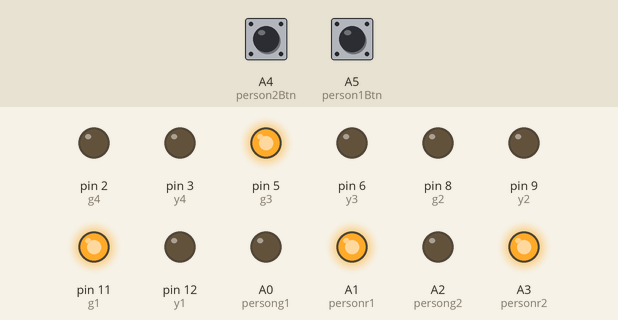
Simulated run of this sketch. Board: Arduino Uno, built with avr-gcc and run on an emulated ATmega328P. On the bench: output pins drawn as LEDs (lit = HIGH). Inputs (shaded band) come from the test bench; at power-on: A5 (person1Btn) LOW, A4 (person2Btn) LOW. Pins used as bus, display or sensor lines are not drawn.

Above: at 1.2 s.
1.3 s: A5 (person1Btn) pulled HIGH for 0.15 s
At 9.5 s:
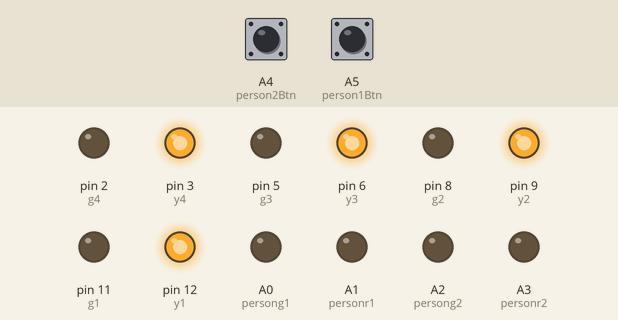
23.4 s: A4 (person2Btn) pulled HIGH for 0.15 s
At 24.6 s:
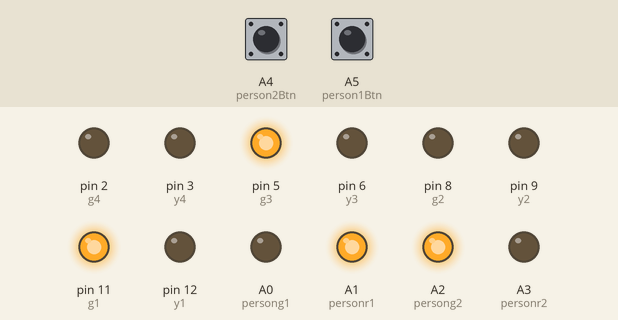
45.5 s: A5 (person1Btn) pulled HIGH for 1 s
At 60.5 s:
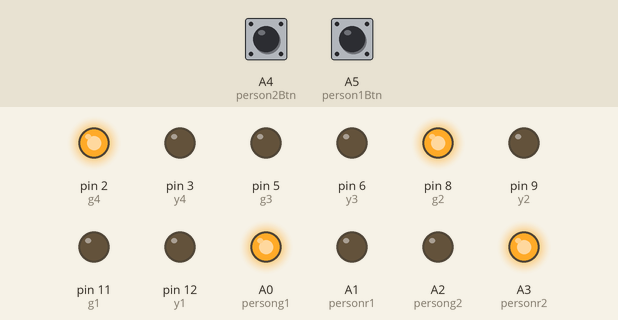
68.5 s: A5 (person1Btn) pulled HIGH for 3.2 s
At 73.3 s:
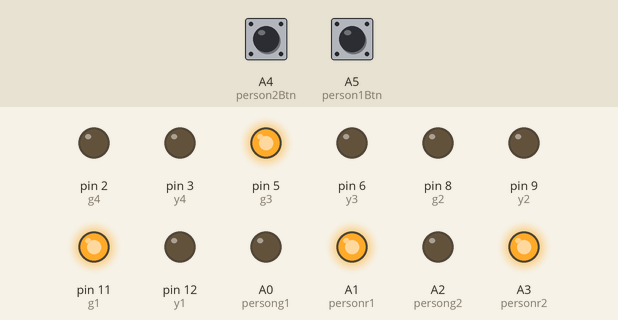
Timing chart, 0 to 94.5 s (numbered marks = the images above; inputs shaded):
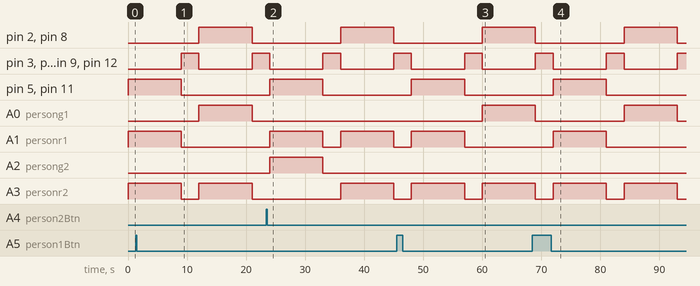

The sketch:

main.ino
```cpp
int r1 = 13;
int y1 = 12;
int g1 = 11;
int r2 = 10;
int y2 = 9;
int g2 = 8;
int r3 = 7;
int y3 = 6;
int g3 = 5;
int r4 = 4;
int y4 = 3;
int g4 = 2;

int persong1 = A0;
int personr1 = A1;
int persong2 = A2;
int personr2 = A3;

int person1Btn = A5;
int person2Btn = A4;

bool btn1Requested = false;
bool btn2Requested = false;

void setup() {
  pinMode(r1, OUTPUT);
  pinMode(y1, OUTPUT);
  pinMode(g1, OUTPUT);
  pinMode(r2, OUTPUT);
  pinMode(y2, OUTPUT);
  pinMode(g2, OUTPUT);
  pinMode(r3, OUTPUT);
  pinMode(y3, OUTPUT);
  pinMode(g3, OUTPUT);
  pinMode(r4, OUTPUT);
  pinMode(y4, OUTPUT);
  pinMode(g4, OUTPUT);

  pinMode(persong1, OUTPUT);
  pinMode(personr1, OUTPUT);
  pinMode(persong2, OUTPUT);
  pinMode(personr2, OUTPUT);

  pinMode(person1Btn, INPUT);
  pinMode(person2Btn, INPUT);
}

void waitAndCheckButtons(int durationMs) {
  int elapsed = 0;
  while (elapsed < durationMs) {
    if (digitalRead(person1Btn) == HIGH) {
      btn1Requested = true;
    }

    if (digitalRead(person2Btn) == HIGH) {
      btn2Requested = true;
    }

    delay(100);
    elapsed += 100;
  }
}

void loop() {
  digitalWrite(g1, HIGH);
  digitalWrite(r2, HIGH);
  digitalWrite(g3, HIGH);
  digitalWrite(r4, HIGH);

  digitalWrite(personr1, HIGH);
  digitalWrite(persong1, LOW);

  if (btn2Requested) {
    digitalWrite(persong2, HIGH);
    digitalWrite(personr2, LOW);
  } else {
    digitalWrite(personr2, HIGH);
    digitalWrite(persong2, LOW);
  }

  waitAndCheckButtons(9000);

  btn2Requested = false;

  digitalWrite(g1, LOW);
  digitalWrite(r2, LOW);
  digitalWrite(g3, LOW);
  digitalWrite(r4, LOW);
  digitalWrite(persong2, LOW);
  digitalWrite(personr2, LOW);
  digitalWrite(personr1, LOW);
  digitalWrite(persong1, LOW);

  digitalWrite(y1, HIGH);
  digitalWrite(y2, HIGH);
  digitalWrite(y3, HIGH);
  digitalWrite(y4, HIGH);

  waitAndCheckButtons(3000);

  digitalWrite(y1, LOW);
  digitalWrite(y2, LOW);
  digitalWrite(y3, LOW);
  digitalWrite(y4, LOW);

  digitalWrite(r1, HIGH);
  digitalWrite(g2, HIGH);
  digitalWrite(r3, HIGH);
  digitalWrite(g4, HIGH);

  digitalWrite(personr2, HIGH);
  digitalWrite(persong2, LOW);

  if (btn1Requested) {
    digitalWrite(persong1, HIGH);
    digitalWrite(personr1, LOW);
  } else {
    digitalWrite(personr1, HIGH);
    digitalWrite(persong1, LOW);
  }

  waitAndCheckButtons(9000);

  btn1Requested = false;

  digitalWrite(r1, LOW);
  digitalWrite(g2, LOW);
  digitalWrite(r3, LOW);
  digitalWrite(g4, LOW);
  digitalWrite(personr2, LOW);
  digitalWrite(persong2, LOW);
  digitalWrite(personr1, LOW);
  digitalWrite(persong1, LOW);

  digitalWrite(y1, HIGH);
  digitalWrite(y2, HIGH);
  digitalWrite(y3, HIGH);
  digitalWrite(y4, HIGH);

  waitAndCheckButtons(3000);

  digitalWrite(y1, LOW);
  digitalWrite(y2, LOW);
  digitalWrite(y3, LOW);
  digitalWrite(y4, LOW);
}
```

Measured:
- after the input at 1.3 s, A0 (persong1): LOW → HIGH after 10.7 s, → LOW 9.0 s later; A1 (personr1): goes on until 9.0 s, then stays LOW
- after the input at 23.4 s, A2 (persong2): LOW → HIGH after 0.60 s, → LOW 9.0 s later
- after the input at 45.5 s, A0 (persong1): LOW → HIGH after 14.5 s; A1 (personr1): goes on until 57.0 s, then stays LOW
- after the input at 68.5 s, A1 (personr1): goes on until 81.0 s, then stays LOW
- by itself, pin 3 (y4), pin 6 (y3), pin 9 (y2), pin 12 (y1): alternates HIGH for 3.0 s and LOW for 9.0 s
- by itself, A3 (personr2): alternates HIGH for 9.0 s and LOW for 3.0 s
